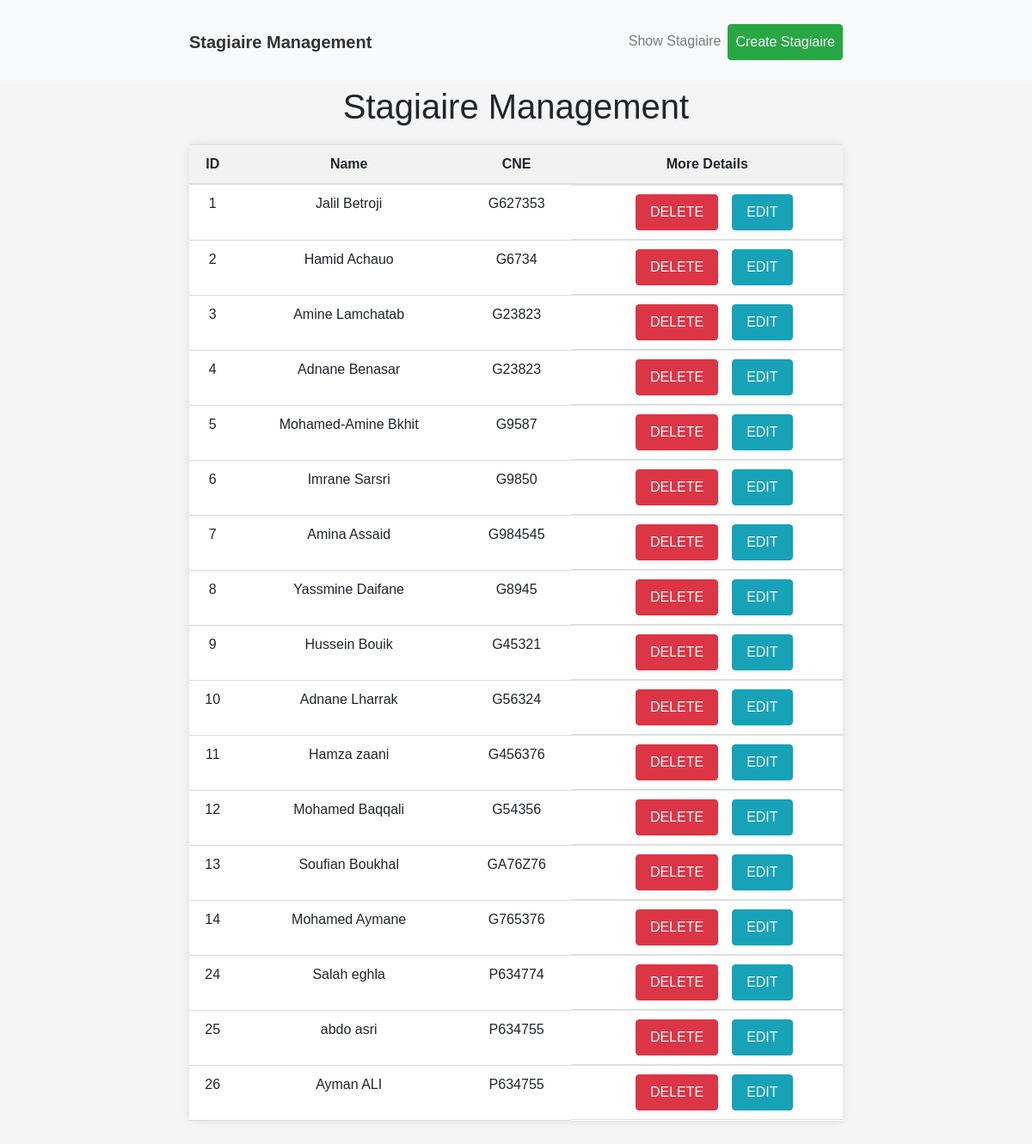
/Prototype2/Presentation/index.php, run on the app's committed database.
### tables this page shows
CREATE TABLE `personne` (
  `Id` int(11) NOT NULL,
  `Nom` varchar(50) NOT NULL,
  `Type` varchar(50) DEFAULT NULL,
  `CNE` varchar(11) NOT NULL,
  `Ville_Id` int(11) NOT NULL
);

### Prototype2/Databases/dbh.php (called while the page is built)
<?php
class Dbh {
    private $host = 'localhost';
    private $user = 'root';
    private $password = '';
    private $dbName = 'arbrecompetences_prototype';
    protected function connect() {
        try {
            $dsn = 'mysql:host=' . $this->host . ';dbname=' . $this->dbName;
            $pdo = new PDO($dsn, $this->user, $this->password);
            $pdo->setAttribute(PDO::ATTR_DEFAULT_FETCH_MODE, PDO::FETCH_ASSOC);
            return $pdo;
        } catch(PDOException $e) {
            echo 'connect is error' . $e->getMessage();
        }
    }
}

### Prototype2/Databases/Stagiaire.php (called while the page is built, shortened)
<?php
include '../Databases/dbh.php';
include_once  '../Application/Gestion_Stagiaire.php';
class Stagiaire extends Dbh {
    public function getStagiare() {
        $stmt = $this->connect()->prepare("SELECT * FROM personne WHERE Type = 'Stagiaire' ");
        if(!$stmt->execute()) {
            $stmt = null;
            exit();
        }
        $stagiaires = $stmt->fetchAll(PDO::FETCH_ASSOC);
        $stagiairesData = [];
        foreach($stagiaires as $stagiaire) {
            $GestionStagire = new Gestion();
            $GestionStagire->setId($stagiaire['Id']);
            $GestionStagire->setNom($stagiaire['Nom']);
            $GestionStagire->setCne($stagiaire['CNE']);
            array_push($stagiairesData, $GestionStagire);
        }
        return $stagiairesData;
    }
}
?>

### Prototype2/Application/Gestion_Stagiaire.php (called while the page is built, shortened)
<?php
class Gestion {
    private $id;
    private $nom;
    private $CNE;
    public function setId($Id) {
        $this->id = $Id;
    }
    public function getId() {
        return $this->id;
    }
    public function setNom($Non) {
        $this->nom = $Non;
    }
    public function getNon() {
        return $this->nom;
    }
    public function setCne($CNE) {
        $this->CNE = $CNE;
    }
    public function getCNE() {
        return $this->CNE;
    }
}
?>

### Prototype2/Presentation/index.php (the view, shortened to what this page needs)
<!DOCTYPE html>
<html lang="en">
<head>
    <link rel="stylesheet" href="https://maxcdn.bootstrapcdn.com/bootstrap/4.0.0/css/bootstrap.min.css">
    <link rel="stylesheet" href="./asset/style.css">
</head>
<body>
    <nav class="navbar navbar-expand-md navbar-light fixed-top">
        <div class="container">
            <a class="navbar-brand" href="#">Stagiaire Management</a>
            <div class="collapse navbar-collapse" id="navbarNav">
                <ul class="navbar-nav ml-auto">
                    <li class="nav-item">
                        <a class="nav-link" href="../Presentation/index.php">Show Stagiaire</a>
                    </li>
                    <li class="nav-item">
                        <a class="nav-link btn btn-success text-light create-stagiaire" href="../Presentation/create.Stager.php">Create Stagiaire</a>
                    </li>
                </ul>
            </div>
        </div>
    </nav>
    <main>
        <div class="container">
            <h1 class="text-center title">Stagiaire Management</h1>
            <table class="table">
                <thead>
                    <tr>
                        <th scope="col">ID</th>
                        <th scope="col">Name</th>
                        <th scope="col">CNE</th>
                        <th scope="col">More Details</th>
                    </tr>
                </thead>
                <tbody>
                    <?php
                    include "../Databases/Stagiaire.php";
                    $dataStage = new Stagiaire();
                    $info = $dataStage->getStagiare();
                    foreach ($info as $stagiaire) :
                    ?>
                        <tr>
                            <td scope="row"><?php echo $stagiaire->getId() ?></td>
                            <td scope="row"><?php echo $stagiaire->getNon() ?></td>
                            <td scope="row"><?php echo $stagiaire->getCNE() ?></td>
                            <td scope="row" class="d-flex justify-content-center gap-3">
                                <a class="nav-link btn btn-danger text-center text-light create-stagiaire ml-3" href="">DELETE</a>
                                <a class="nav-link btn btn-info text-center text-light create-stagiaire ml-3" href="./edit.Stager.php?Id=<?php echo $stagiaire->getId() ?>">EDIT</a>
                            </td>
                        </tr>
                    <?php
                    endforeach;
                    ?>
                </tbody>
            </table>
        </div>
    </main>
</body>
</html>

### Prototype2/Presentation/asset/style.css (style rules this page uses)
* { margin: 0; padding: 0; box-sizing: border-box; }
body { font-family: Arial, sans-serif; background-color: #f5f5f5; padding-top: 80px; }
.container { max-width: 800px; margin: 0 auto; padding: 20px; }
.title { margin-bottom: 20px; }
.table { width: 100%; border-collapse: collapse; background-color: #fff; box-shadow: 0 0 10px rgba(0, 0, 0, 0.1); }
.table th, .table td { padding: 10px; text-align: center; border-bottom: 1px solid #ddd; }
.table th { background-color: #f2f2f2; font-weight: bold; }
.navbar { background-color: #f8f9fa; }
.navbar .navbar-brand { font-weight: bold; color: #333; }
.navbar .nav-link { color: #333; }
.nav-item { font-weight: 500; }

### data on the page
personne: Id "1", Nom "Jalil Betroji", CNE "G627353"
personne: Id "2", Nom "Hamid Achauo", CNE "G6734"
personne: Id "3", Nom "Amine Lamchatab", CNE "G23823"
personne: Id "4", Nom "Adnane Benasar", CNE "G23823"
personne: Id "5", Nom "Mohamed-Amine Bkhit", CNE "G9587"
personne: Id "6", Nom "Imrane Sarsri", CNE "G9850"
personne: Id "7", Nom "Amina Assaid", CNE "G984545"
personne: Id "8", Nom "Yassmine Daifane", CNE "G8945"
personne: Id "9", Nom "Hussein Bouik", CNE "G45321"
personne: Id "10", Nom "Adnane Lharrak", CNE "G56324"
personne: Id "11", Nom "Hamza zaani", CNE "G456376"
personne: Id "12", Nom "Mohamed Baqqali", CNE "G54356"
personne: Id "13", Nom "Soufian Boukhal", CNE "GA76Z76"
personne: Id "14", Nom "Mohamed Aymane", CNE "G765376"
personne: Id "24", Nom "Salah eghla", CNE "P634774"
personne: Id "25", Nom "abdo asri", CNE "P634755"
personne: Id "26", Nom "Ayman ALI", CNE "P634755"
